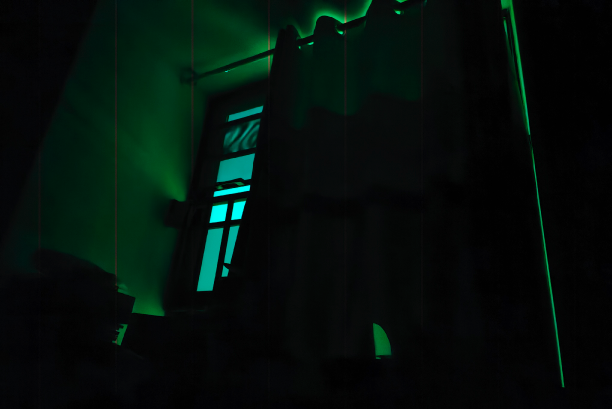
#> input picture hw2/1/24.jpg, 1224 x 818 px, found by its file name (shown at 1/2 size)
$ python '对比度.py'
#> lines starting #> are read from the running program, lines starting #| are printed output that depends on the picture
import cv2

imgfile = "hw2\\1\\24.jpg"

img = cv2.imread(imgfile)
#> img is the input picture: shape (818, 1224, 3); mean B, G, R 10.9, 15.7, 3.4
b, g, r = cv2.split(img)
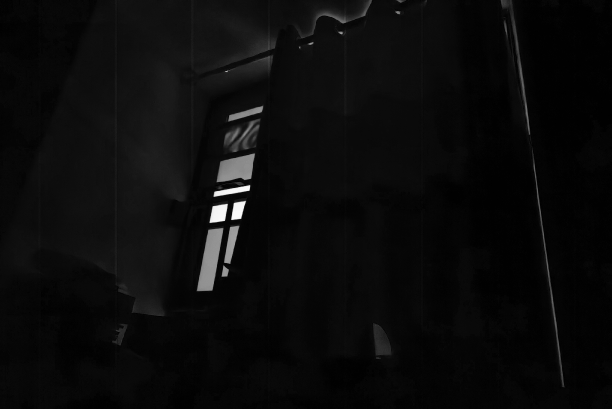
#> b: shape (818, 1224) (shown at 1/2 size); min 0, max 254, mean 10.9
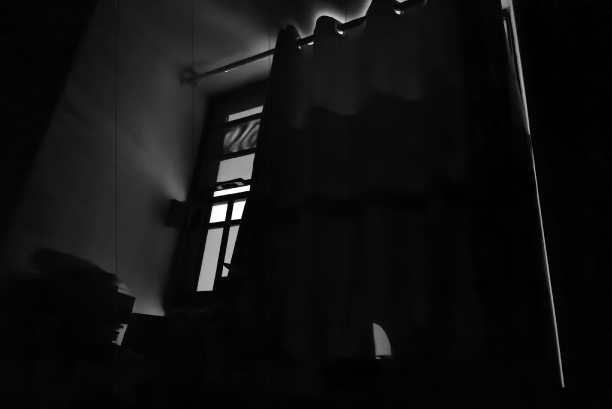
#> g: shape (818, 1224) (shown at 1/2 size); min 0, max 255, mean 15.7
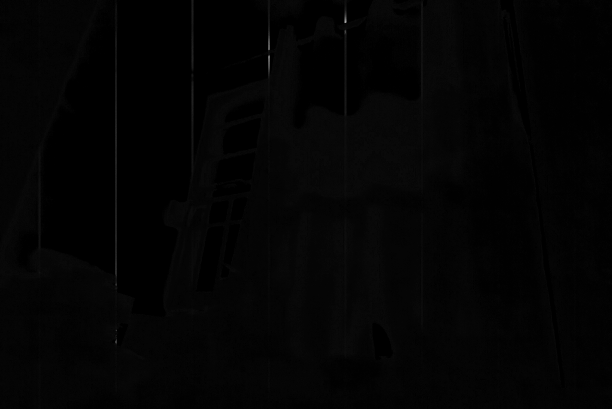
#> r: shape (818, 1224) (shown at 1/2 size); min 0, max 183, mean 3.4
bH = cv2.equalizeHist(b)
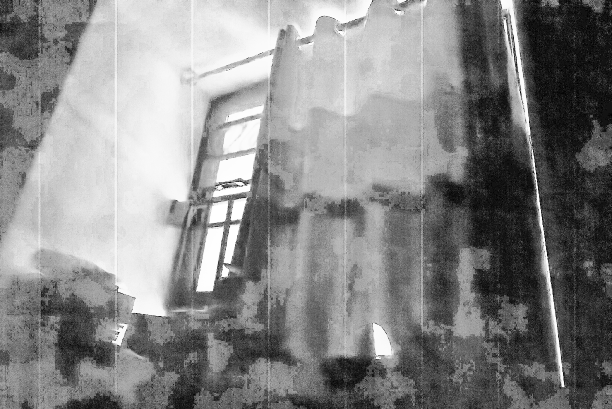
#> bH: shape (818, 1224) (shown at 1/2 size); min 0, max 255, mean 134
gH = cv2.equalizeHist(g)
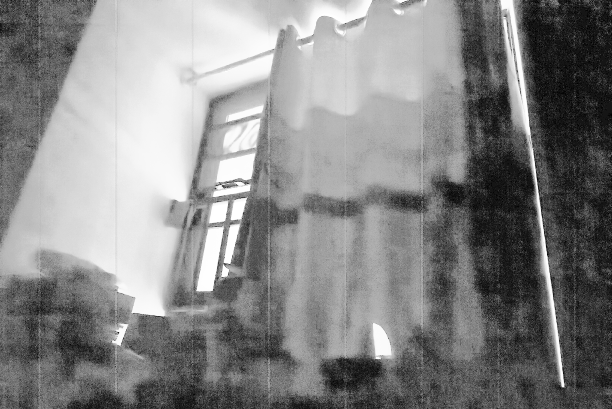
#> gH: shape (818, 1224) (shown at 1/2 size); min 0, max 255, mean 133.5
rH = cv2.equalizeHist(r)
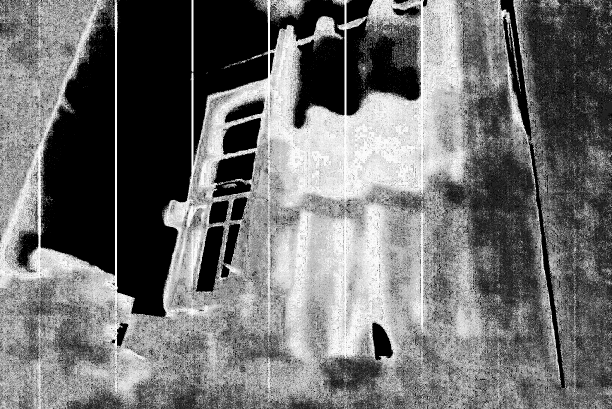
#> rH: shape (818, 1224) (shown at 1/2 size); min 0, max 255, mean 111.4
result = cv2.merge((bH, gH, rH))
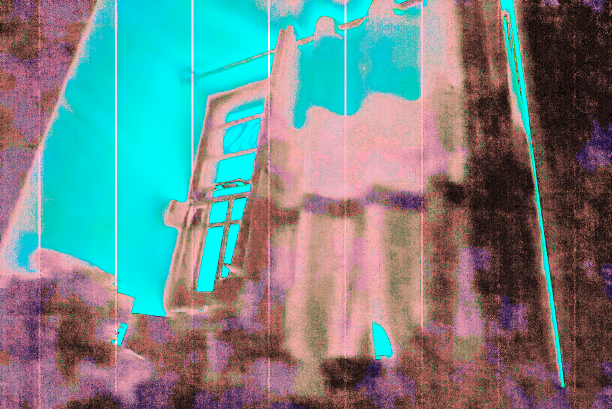
#> result: shape (818, 1224, 3) (shown at 1/2 size); mean B, G, R 134, 133.5, 111.4
cv2.HoughLinesP
cv2.namedWindow("Input", 0)
cv2.resizeWindow("Input", 640, 480)
cv2.imshow("Input", img)
cv2.namedWindow("Result", 0)
cv2.resizeWindow("Result", 640, 480)
cv2.imshow("Result", result)
cv2.imwrite('hw2\\1test\\24_1.png', result)
cv2.waitKey(0)
cv2.destroyAllWindows()

# imgRGB = cv2.cvtColor(img, cv2.COLOR_BGR2RGB)
# plt.imshow(imgRGB)
# plt.show()

$ run again, with hw2/1/23.jpg copied over hw2/1/24.jpg
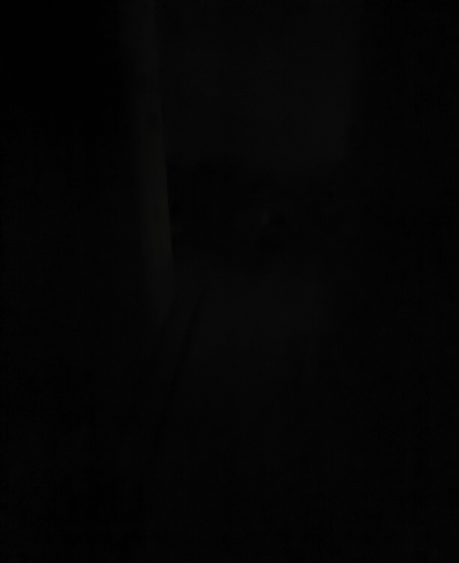
#> input picture hw2/1/23.jpg, 918 x 1126 px, found by its file name (shown at 1/2 size)
#> img is the input picture: shape (1126, 918, 3); mean B, G, R 4.51, 4.52, 4.52
#> `b, g, r = cv2.split(img)`:
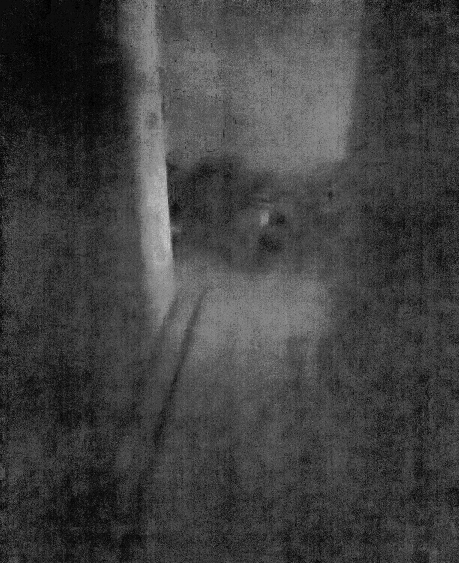
#> b: shape (1126, 918) (shown at 1/2 size); min 0, max 18, mean 4.51; drawn with min black and max white
#> `bH = cv2.equalizeHist(b)`:
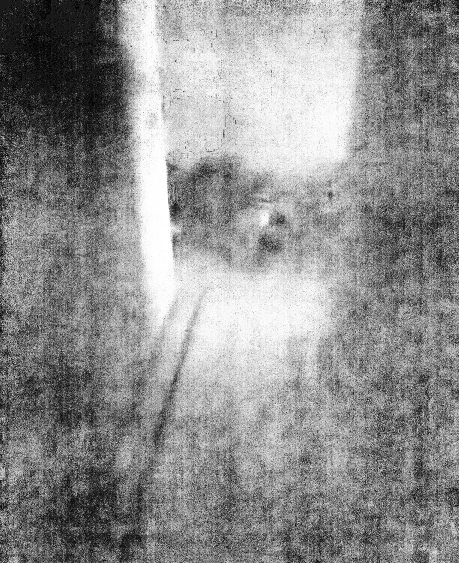
#> bH: shape (1126, 918) (shown at 1/2 size); min 0, max 255, mean 142

$ run again, with hw2/1/15.png saved as hw2/1/24.jpg
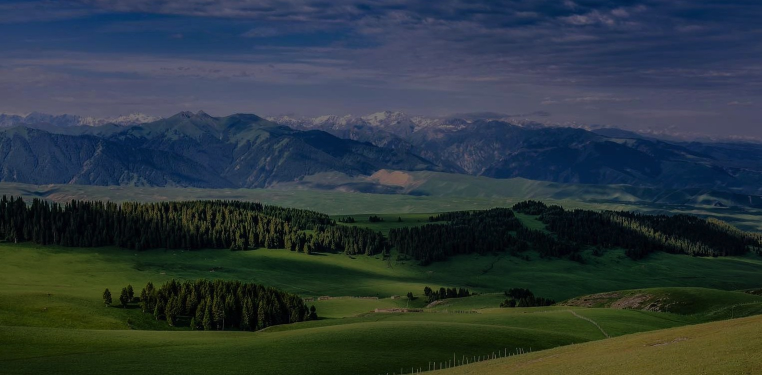
#> input picture hw2/1/15.png, 1524 x 750 px, found by its file name (shown at 1/2 size)
#> img is the input picture: shape (750, 1524, 3); mean B, G, R 60.7, 55.8, 43.1
#> `rH = cv2.equalizeHist(r)`:
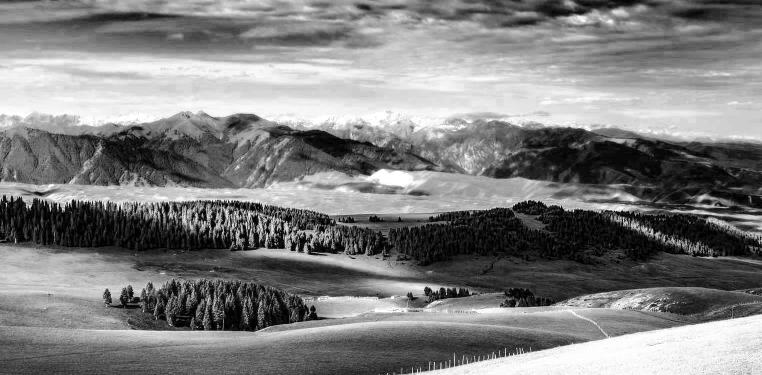
#> rH: shape (750, 1524) (shown at 1/2 size); min 0, max 255, mean 126.9
#> `result = cv2.merge((bH, gH, rH))`:
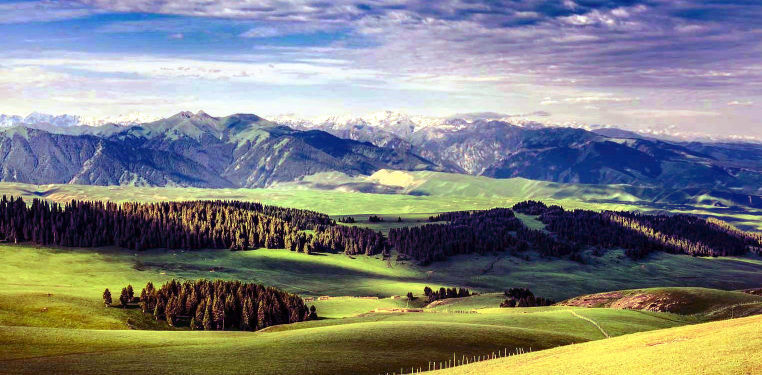
#> result: shape (750, 1524, 3) (shown at 1/2 size); mean B, G, R 127.8, 129, 126.9

$ run again, with hw2/1/16.png saved as hw2/1/24.jpg
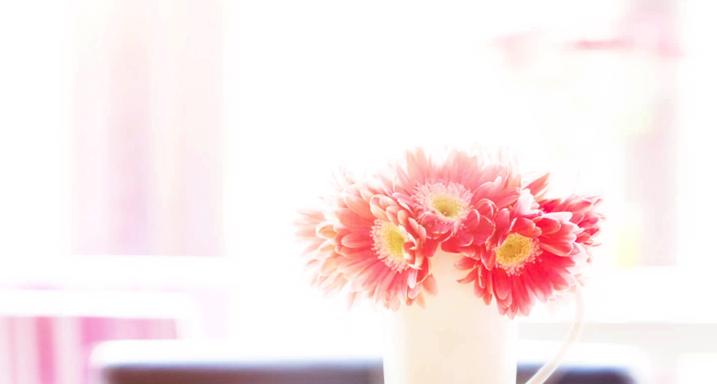
#> input picture hw2/1/16.png, 1433 x 768 px, found by its file name (shown at 1/2 size)
#> img is the input picture: shape (768, 1433, 3); mean B, G, R 233.3, 232.9, 249.7
#> `result = cv2.merge((bH, gH, rH))`:
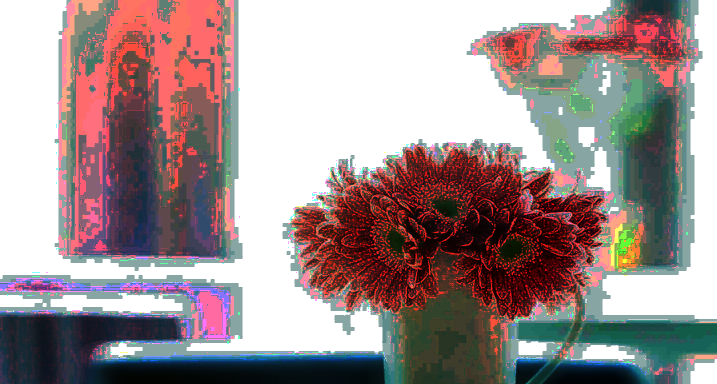
#> result: shape (768, 1433, 3) (shown at 1/2 size); mean B, G, R 146, 145.6, 161
